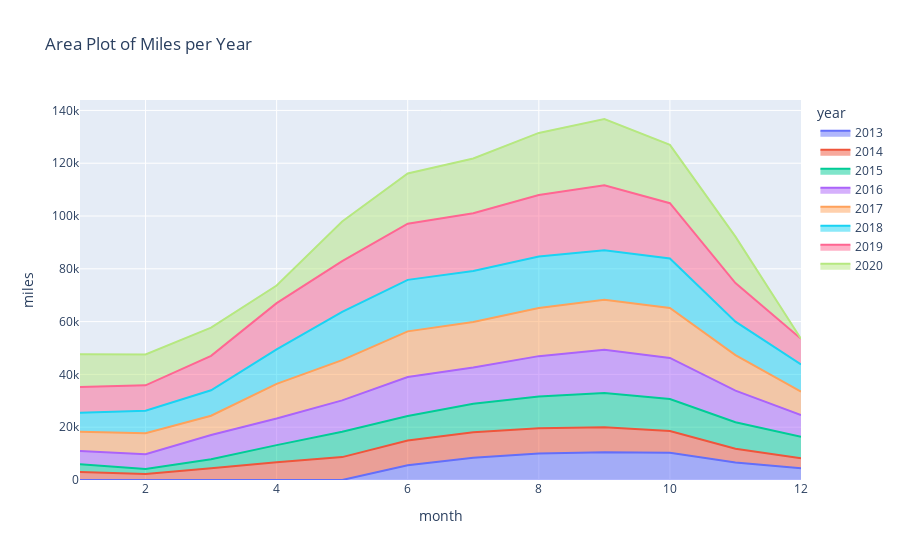

The code cell stored with this chart in its notebook:
### Code cell
px.area(monthly_miles, x='month', y="miles", color = 'year', title = 'Area Plot of Miles per Year')

### Figure 1 — Plotly figure (JSON) as saved in the notebook; plotly's stock layout.template omitted (floating-point values rounded to 4 significant figures)
{"data": [{"hovertemplate": "year=2013<br>month=%{x}<br>miles=%{y}<extra></extra>", "legendgroup": "2013", "line": {"color": "#636efa"}, "mode": "lines", "name": "2013", "orientation": "v", "showlegend": true, "stackgroup": "1", "type": "scatter", "x": ["06", "07", "08", "09", "10", "11", "12"], "xaxis": "x", "y": [5596, 8401, 10041, 10494, 10288, 6641, 4407], "yaxis": "y"}, {"hovertemplate": "year=2014<br>month=%{x}<br>miles=%{y}<extra></extra>", "legendgroup": "2014", "line": {"color": "#EF553B"}, "mode": "lines", "name": "2014", "orientation": "v", "showlegend": true, "stackgroup": "1", "type": "scatter", "x": ["01", "02", "03", "04", "05", "06", "07", "08", "09", "10", "11", "12"], "xaxis": "x", "y": [3016, 2257, 4466, 6747, 8676, 9367, 9700, 9540, 9497, 8259, 5219, 3843], "yaxis": "y"}, {"hovertemplate": "year=2015<br>month=%{x}<br>miles=%{y}<extra></extra>", "legendgroup": "2015", "line": {"color": "#00cc96"}, "mode": "lines", "name": "2015", "orientation": "v", "showlegend": true, "stackgroup": "1", "type": "scatter", "x": ["01", "02", "03", "04", "05", "06", "07", "08", "09", "10", "11", "12"], "xaxis": "x", "y": [2927, 1934, 3381, 6459, 9599, 9267, 10794, 12048, 12951, 12139, 10030, 8164], "yaxis": "y"}, {"hovertemplate": "year=2016<br>month=%{x}<br>miles=%{y}<extra></extra>", "legendgroup": "2016", "line": {"color": "#ab63fa"}, "mode": "lines", "name": "2016", "orientation": "v", "showlegend": true, "stackgroup": "1", "type": "scatter", "x": ["01", "02", "03", "04", "05", "06", "07", "08", "09", "10", "11", "12"], "xaxis": "x", "y": [5030, 5598, 9224, 10088, 11875, 14775, 13743, 15296, 16401, 15542, 11975, 8192], "yaxis": "y"}, {"hovertemplate": "year=2017<br>month=%{x}<br>miles=%{y}<extra></extra>", "legendgroup": "2017", "line": {"color": "#FFA15A"}, "mode": "lines", "name": "2017", "orientation": "v", "showlegend": true, "stackgroup": "1", "type": "scatter", "x": ["01", "02", "03", "04", "05", "06", "07", "08", "09", "10", "11", "12"], "xaxis": "x", "y": [7273, 7948, 7259, 13103, 15236, 17298, 17229, 18208, 18921, 18919, 13453, 8905], "yaxis": "y"}, {"hovertemplate": "year=2018<br>month=%{x}<br>miles=%{y}<extra></extra>", "legendgroup": "2018", "line": {"color": "#19d3f3"}, "mode": "lines", "name": "2018", "orientation": "v", "showlegend": true, "stackgroup": "1", "type": "scatter", "x": ["01", "02", "03", "04", "05", "06", "07", "08", "09", "10", "11", "12"], "xaxis": "x", "y": [7276, 8500, 9666, 13067, 18277, 19517, 19276, 19535, 18797, 18733, 12648, 10253], "yaxis": "y"}, {"hovertemplate": "year=2019<br>month=%{x}<br>miles=%{y}<extra></extra>", "legendgroup": "2019", "line": {"color": "#FF6692"}, "mode": "lines", "name": "2019", "orientation": "v", "showlegend": true, "stackgroup": "1", "type": "scatter", "x": ["01", "02", "03", "04", "05", "06", "07", "08", "09", "10", "11", "12"], "xaxis": "x", "y": [9696, 9627, 13051, 17519, 19209, 21291, 21879, 23318, 24605, 20969, 14656, 9727], "yaxis": "y"}, {"hovertemplate": "year=2020<br>month=%{x}<br>miles=%{y}<extra></extra>", "legendgroup": "2020", "line": {"color": "#B6E880"}, "mode": "lines", "name": "2020", "orientation": "v", "showlegend": true, "stackgroup": "1", "type": "scatter", "x": ["01", "02", "03", "04", "05", "06", "07", "08", "09", "10", "11"], "xaxis": "x", "y": [12463, 11696, 10694, 6692, 15043, 18976, 20766, 23489, 25087, 22083, 17585], "yaxis": "y"}], "layout": {"legend": {"title": {"text": "year"}, "tracegroupgap": 0}, "title": {"text": "Area Plot of Miles per Year"}, "xaxis": {"anchor": "y", "domain": [0, 1], "title": {"text": "month"}}, "yaxis": {"anchor": "x", "domain": [0, 1], "title": {"text": "miles"}}}}
